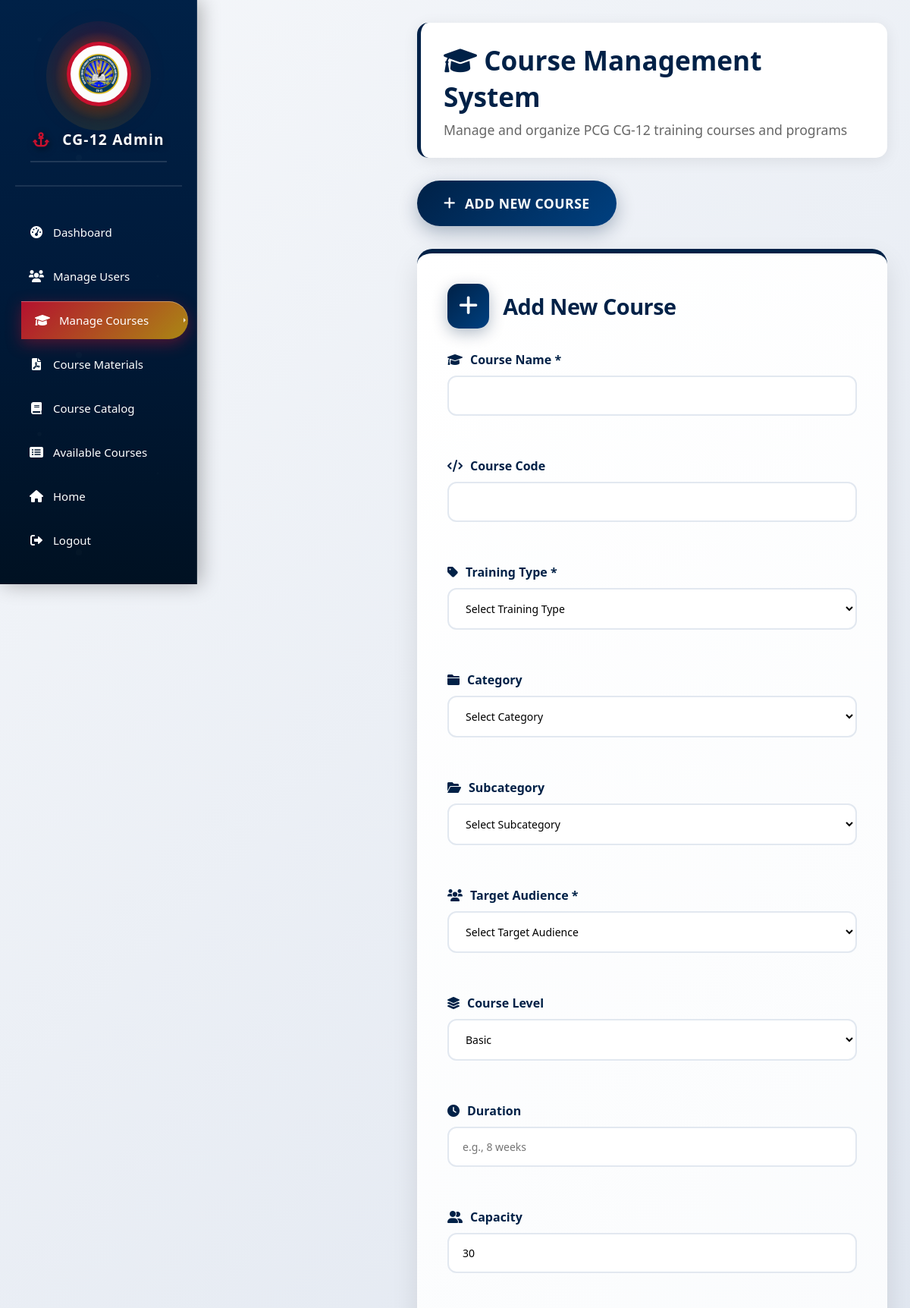
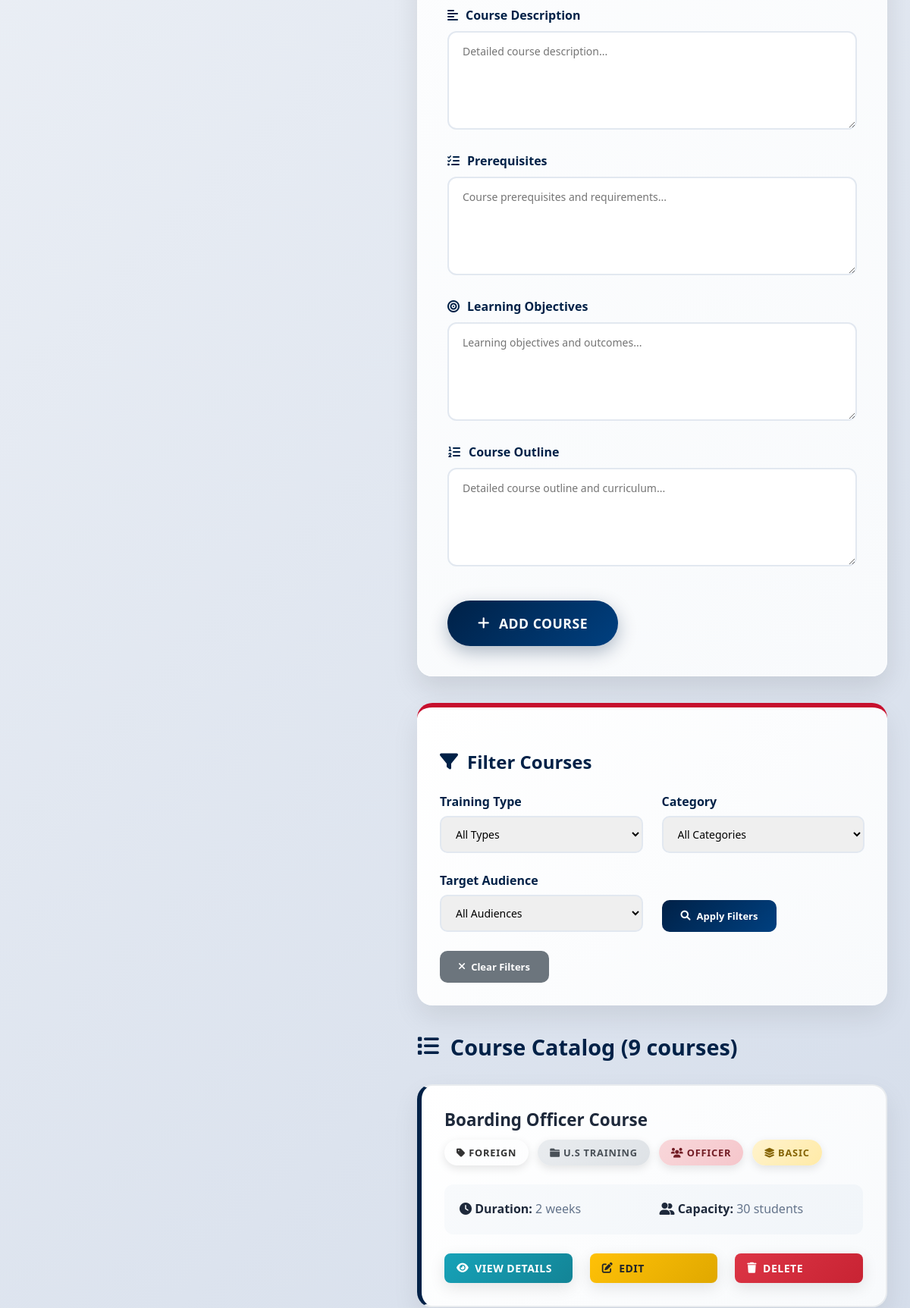
The app's page /manage-courses-enhanced.php (signed in, upper part) with its own data (2 pictures, top to bottom).
### tables this page shows
CREATE TABLE `courses` (
  `id` int(11) NOT NULL,
  `course_name` varchar(255) NOT NULL,
  `course_code` varchar(50) DEFAULT NULL,
  `training_type` enum('Local','Foreign','Unit') NOT NULL DEFAULT 'Local',
  `category` varchar(100) DEFAULT NULL,
  `subcategory` varchar(100) DEFAULT NULL,
  `target_audience` enum('Officer','Non-Officer','Both') NOT NULL DEFAULT 'Both',
  `course_level` enum('Basic','Intermediate','Advanced','Senior') DEFAULT 'Basic',
  `description` text DEFAULT NULL,
  `duration` varchar(100) DEFAULT NULL,
  `capacity` int(11) DEFAULT 30,
  `prerequisites` text DEFAULT NULL,
  `learning_objectives` text DEFAULT NULL,
  `course_outline` text DEFAULT NULL,
  `file_attachment` varchar(255) DEFAULT NULL,
  `status` enum('Active','Inactive','Pending') DEFAULT 'Active',
  `completion_status` enum('In Progress','Completed','Cancelled') DEFAULT NULL,
  `start_date` date DEFAULT NULL,
  `end_date` date DEFAULT NULL,
  `pass_date` date DEFAULT NULL,
  `instructor` varchar(255) DEFAULT NULL,
  `created_at` timestamp NOT NULL DEFAULT current_timestamp(),
  `updated_at` timestamp NOT NULL DEFAULT current_timestamp() ON UPDATE current_timestamp()
);

### manage-courses-enhanced.php (the view, shortened to what this page needs)
<?php
include 'db.php';
$edit_course = null;
$where_conditions = [];
$params = [];
$types = "";
$where_clause = !empty($where_conditions) ? "WHERE " . implode(" AND ", $where_conditions) : "";
$query = "SELECT * FROM courses $where_clause ORDER BY training_type, category, course_name";
if (!empty($params)) {
    $stmt = $conn->prepare($query);
    $stmt->bind_param($types, ...$params);
    $stmt->execute();
    $courses_result = $stmt->get_result();
} else {
    $courses_result = $conn->query($query);
}
?>
<!DOCTYPE html>
<html lang="en">
<head>
    <link rel="stylesheet" href="admin-style-enhanced.css">
    <link rel="stylesheet" href="https://cdnjs.cloudflare.com/ajax/libs/font-awesome/6.0.0/css/all.min.css">
</head>
<body>
    <div class="sidebar">
        <div class="sidebar-header">
            <div class="logo-container">
                <img src="pcg_logo.png" alt="PCG Logo" class="sidebar-logo" />
            </div>
            <h2><i class="fas fa-anchor"></i> CG-12 Admin</h2>
        </div>
        <ul>
            <li><a href="admin-dashboard-enhanced-v2.php"><i class="fas fa-tachometer-alt"></i> Dashboard</a></li>
            <li><a href="manage-users.html"><i class="fas fa-users"></i> Manage Users</a></li>
            <li><a href="manage-courses-enhanced.php" class="active"><i class="fas fa-graduation-cap"></i> Manage Courses</a></li>
            <li><a href="course-materials.php"><i class="fas fa-file-pdf"></i> Course Materials</a></li>
            <li><a href="course-catalog.php"><i class="fas fa-book"></i> Course Catalog</a></li>
            <li><a href="#available-courses"><i class="fas fa-list-alt"></i> Available Courses</a></li>
            <li><a href="index-improved.html"><i class="fas fa-home"></i> Home</a></li>
            <li><a href="logout.php"><i class="fas fa-sign-out-alt"></i> Logout</a></li>
        </ul>
    </div>
    <div class="main-content">
        <header>
            <h1><i class="fas fa-graduation-cap"></i> Course Management System</h1>
            <p>Manage and organize PCG CG-12 training courses and programs</p>
        </header>
        <button class="toggle-form" onclick="toggleForm()">
            <i class="fas fa-plus"></i>
            <?php echo $edit_course ? 'Cancel Edit' : 'Add New Course'; ?>
        </button>
        <div class="form-container <?php echo $edit_course ? 'active' : ''; ?>" id="courseForm">
            <div class="course-form">
                <div class="form-header">
                    <i class="fas fa-<?php echo $edit_course ? 'edit' : 'plus'; ?>"></i>
                    <h2><?php echo $edit_course ? 'Edit Course' : 'Add New Course'; ?></h2>
                </div>
                <form method="POST" enctype="multipart/form-data">
                    <div class="form-grid">
                        <div class="form-group">
                            <label for="course_name"><i class="fas fa-graduation-cap"></i> Course Name *</label>
                            <input type="text" id="course_name" name="course_name" required
                                   value="<?php echo $edit_course ? htmlspecialchars($edit_course['course_name']) : ''; ?>">
                        </div>
                        <div class="form-group">
                            <label for="course_code"><i class="fas fa-code"></i> Course Code</label>
                            <input type="text" id="course_code" name="course_code"
                                   value="<?php echo $edit_course ? htmlspecialchars($edit_course['course_code']) : ''; ?>">
                        </div>
                        <div class="form-group">
                            <label for="training_type"><i class="fas fa-tag"></i> Training Type *</label>
                            <select id="training_type" name="training_type" required onchange="toggleFileUpload()">
                                <option value="">Select Training Type</option>
                            </select>
                        </div>
                        <div class="form-group">
                            <label for="category"><i class="fas fa-folder"></i> Category</label>
                            <select id="category" name="category" onchange="updateSubcategories()">
                                <option value="">Select Category</option>
                            </select>
                        </div>
                        <div class="form-group">
                            <label for="subcategory"><i class="fas fa-folder-open"></i> Subcategory</label>
                            <select id="subcategory" name="subcategory">
                                <option value="">Select Subcategory</option>
                            </select>
                        </div>
                        <div class="form-group">
                            <label for="target_audience"><i class="fas fa-users"></i> Target Audience *</label>
                            <select id="target_audience" name="target_audience" required>
                                <option value="">Select Target Audience</option>
                            </select>
                        </div>
                        <div class="form-group">
                            <label for="course_level"><i class="fas fa-layer-group"></i> Course Level</label>
                            <select id="course_level" name="course_level">
                                <option value="Basic" <?php echo ($edit_course && $edit_course['course_level'] == 'Basic') ? 'selected' : ''; ?>>Basic</option>
                            </select>
                        </div>
                        <div class="form-group">
                            <label for="duration"><i class="fas fa-clock"></i> Duration</label>
                            <input type="text" id="duration" name="duration" placeholder="e.g., 8 weeks"
                                   value="<?php echo $edit_course ? htmlspecialchars($edit_course['duration']) : ''; ?>">
                        </div>
                        <div class="form-group">
                            <label for="capacity"><i class="fas fa-user-friends"></i> Capacity</label>
                            <input type="number" id="capacity" name="capacity"
                                   value="<?php echo $edit_course ? $edit_course['capacity'] : '30'; ?>">
                        </div>
                    </div>
                    <div class="form-group">
                        <label for="description"><i class="fas fa-align-left"></i> Course Description</label>
                        <textarea id="description" name="description" placeholder="Detailed course description..."><?php echo $edit_course ? htmlspecialchars($edit_course['description']) : ''; ?></textarea>
                    </div>
                    <div class="form-group">
                        <label for="prerequisites"><i class="fas fa-list-check"></i> Prerequisites</label>
                        <textarea id="prerequisites" name="prerequisites" placeholder="Course prerequisites and requirements..."><?php echo $edit_course ? htmlspecialchars($edit_course['prerequisites']) : ''; ?></textarea>
                    </div>
                    <div class="form-group">
                        <label for="learning_objectives"><i class="fas fa-bullseye"></i> Learning Objectives</label>
                        <textarea id="learning_objectives" name="learning_objectives" placeholder="Learning objectives and outcomes..."><?php echo $edit_course ? htmlspecialchars($edit_course['learning_objectives']) : ''; ?></textarea>
                    </div>
                    <div class="form-group">
                        <label for="course_outline"><i class="fas fa-list-ol"></i> Course Outline</label>
                        <textarea id="course_outline" name="course_outline" placeholder="Detailed course outline and curriculum..."><?php echo $edit_course ? htmlspecialchars($edit_course['course_outline']) : ''; ?></textarea>
                    </div>
                    <div style="display: flex; align-items: center; margin-top: 40px; gap: 20px;">
                        <button type="submit" class="submit-btn">
                            <i class="fas fa-<?php echo $edit_course ? 'save' : 'plus'; ?>"></i>
                            <?php echo $edit_course ? 'Update Course' : 'Add Course'; ?>
                        </button>
                    </div>
                </form>
            </div>
        </div>
        <div class="filters" style="background: linear-gradient(135deg, white 0%, #f8fafc 100%); padding: 30px; border-radius: 20px; box-shadow: 0 15px 35px rgba(0,0,0,0.08); margin-bottom: 30px; border-top: 6px solid #c8102e;">
            <h3 style="color: #002147; margin-bottom: 25px; display: flex; align-items: center; gap: 12px; font-size: 1.5em; font-weight: 700;">
                <i class="fas fa-filter"></i> Filter Courses
            </h3>
            <div class="filters-grid" style="display: grid; grid-template-columns: repeat(auto-fit, minmax(220px, 1fr)); gap: 25px; align-items: end;">
                <div class="filter-group">
                    <label for="filter_type" style="font-weight: 600; color: #002147; font-size: 1em; margin-bottom: 8px; display: block;">Training Type</label>
                    <select id="filter_type" style="width: 100%; padding: 12px 15px; border: 2px solid #e2e8f0; border-radius: 10px; font-size: 14px;">
                        <option value="">All Types</option>
                    </select>
                </div>
                <div class="filter-group">
                    <label for="filter_category" style="font-weight: 600; color: #002147; font-size: 1em; margin-bottom: 8px; display: block;">Category</label>
                    <select id="filter_category" style="width: 100%; padding: 12px 15px; border: 2px solid #e2e8f0; border-radius: 10px; font-size: 14px;">
                        <option value="">All Categories</option>
                    </select>
                </div>
                <div class="filter-group">
                    <label for="filter_audience" style="font-weight: 600; color: #002147; font-size: 1em; margin-bottom: 8px; display: block;">Target Audience</label>
                    <select id="filter_audience" style="width: 100%; padding: 12px 15px; border: 2px solid #e2e8f0; border-radius: 10px; font-size: 14px;">
                        <option value="">All Audiences</option>
                    </select>
                </div>
                <div class="filter-group">
                    <button onclick="applyFilters()" style="background: linear-gradient(135deg, #002147 0%, #004080 100%); color: white; padding: 12px 25px; border: none; border-radius: 10px; cursor: pointer; font-weight: 700; transition: all 0.3s ease; display: flex; align-items: center; gap: 8px;">
                        <i class="fas fa-search"></i> Apply Filters
                    </button>
                </div>
                <div class="filter-group">
                    <button onclick="clearFilters()" style="background: #6c757d; color: white; padding: 12px 25px; border: none; border-radius: 10px; cursor: pointer; font-weight: 700; transition: all 0.3s ease; display: flex; align-items: center; gap: 8px;">
                        <i class="fas fa-times"></i> Clear Filters
                    </button>
                </div>
            </div>
        </div>
        <div class="courses-list">
            <h2 style="color: #002147; font-size: 1.8em; font-weight: 700; margin-bottom: 30px; display: flex; align-items: center; gap: 15px;">
                <i class="fas fa-list"></i> Course Catalog (<?php echo $courses_result->num_rows; ?> courses)
            </h2>
            <?php if ($courses_result->num_rows > 0): ?>
                <?php while($course = $courses_result->fetch_assoc()): ?>
                    <div class="course-card">
                        <div class="course-header">
                            <div>
                                <div class="course-title"><?php echo htmlspecialchars($course['course_name']); ?></div>
                            </div>
                        </div>
                        <div class="course-badges">
                            <span class="badge badge-<?php echo strtolower(str_replace([' ', '/'], ['-', '-'], $course['training_type'])); ?>">
                                <i class="fas fa-tag"></i> <?php echo htmlspecialchars($course['training_type']); ?>
                            </span>
                            <?php if ($course['category']): ?>
                                <span class="badge" style="background: linear-gradient(135deg, #e9ecef 0%, #dee2e6 100%); color: #495057;">
                                    <i class="fas fa-folder"></i> <?php echo htmlspecialchars($course['category']); ?>
                                </span>
                            <?php endif; ?>
                            <span class="badge badge-<?php echo strtolower(str_replace([' ', '-'], ['-', '-'], $course['target_audience'])); ?>">
                                <i class="fas fa-users"></i> <?php echo htmlspecialchars($course['target_audience']); ?>
                            </span>
                            <span class="badge" style="background: linear-gradient(135deg, #fff3cd 0%, #ffeaa7 100%); color: #856404;">
                                <i class="fas fa-layer-group"></i> <?php echo htmlspecialchars($course['course_level']); ?>
                            </span>
                        </div>
                        <div class="course-details">
                            <div class="details-grid" style="display: grid; grid-template-columns: repeat(auto-fit, minmax(200px, 1fr)); gap: 15px; margin-top: 15px; padding: 20px; background: linear-gradient(135deg, #f8fafc 0%, #f1f5f9 100%); border-radius: 12px;">
                                <?php if ($course['duration']): ?>
                                    <p style="margin: 0; color: #64748b; font-weight: 500;"><strong style="color: #1e293b;"><i class="fas fa-clock"></i> Duration:</strong> <?php echo htmlspecialchars($course['duration']); ?></p>
                                <?php endif; ?>
                                <p style="margin: 0; color: #64748b; font-weight: 500;"><strong style="color: #1e293b;"><i class="fas fa-user-friends"></i> Capacity:</strong> <?php echo htmlspecialchars($course['capacity']); ?> students</p>
                            </div>
                        </div>
                        <div class="course-actions" style="display: flex; gap: 15px; flex-wrap: wrap; margin-top: 25px;">
                            <button class="btn-small btn-view" onclick="viewCourse(<?php echo $course['id']; ?>)">
                                <i class="fas fa-eye"></i> View Details
                            </button>
                            <button class="btn-small btn-edit" onclick="editCourse(<?php echo $course['id']; ?>)">
                                <i class="fas fa-edit"></i> Edit
                            </button>
                            <button class="btn-small btn-delete" onclick="deleteCourse(<?php echo $course['id']; ?>)">
                                <i class="fas fa-trash"></i> Delete
                            </button>
                        </div>
                    </div>
                <?php endwhile; ?>
            <?php endif; ?>
        </div>
    </div>
</body>
</html>

### records on screen
courses: course_name "Boarding Officer Course", training_type "FOREIGN", category "U.S TRAINING", target_audience "OFFICER", course_level "BASIC", duration "2 weeks", capacity "30"

### other values on screen
$courses_result->num_rows "9"
